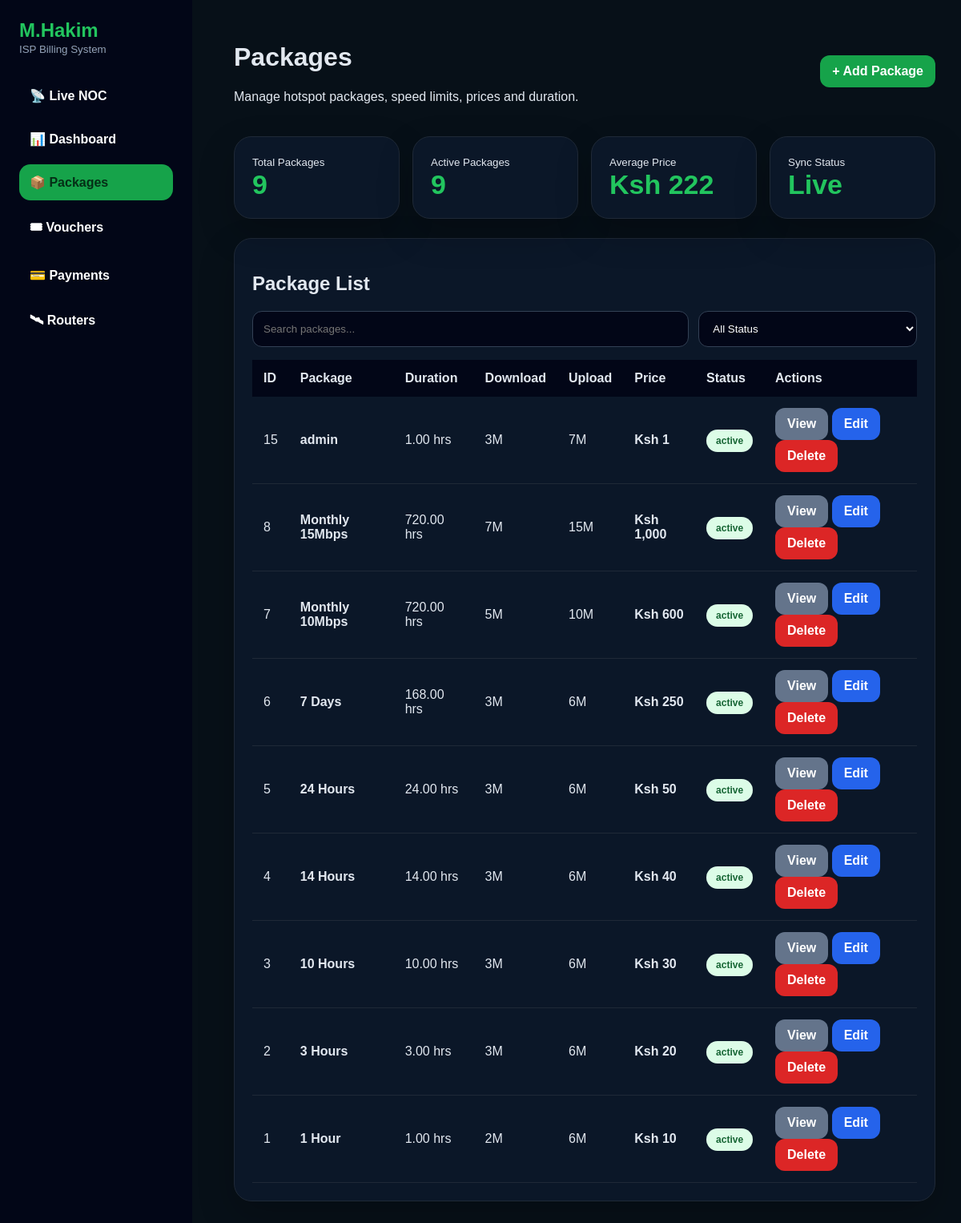
The page /packages.php on the database its author committed.
### tables this page shows
CREATE TABLE `packages` (
  `id` int NOT NULL AUTO_INCREMENT,
  `name` varchar(100) NOT NULL,
  `duration_hours` decimal(10,2) NOT NULL,
  `speed_down` varchar(20) NOT NULL,
  `speed_up` varchar(20) NOT NULL,
  `price` decimal(10,2) NOT NULL,
  `status` enum('active','inactive') DEFAULT 'active',
  `created_at` timestamp NULL DEFAULT CURRENT_TIMESTAMP,
  `company_id` int DEFAULT NULL,
  PRIMARY KEY (`id`)
);

### packages.php (the view, shortened to what this page needs)
<?php
require_once __DIR__ . "/config/database.php";
$packages=$pdo->query("SELECT * FROM packages ORDER BY id DESC")->fetchAll(PDO::FETCH_ASSOC);
$total=count($packages);
$active=count(array_filter($packages,fn($p)=>$p["status"]==="active"));
$avgPrice=$total ? array_sum(array_column($packages,"price"))/$total : 0;
?>
<!DOCTYPE html>
<html>
<head>
</head>
<body>
<div class="sidebar">
<h2>M.Hakim</h2>
<small>ISP Billing System</small><br><br>
<a href="noc_final_clean.php">📡 Live NOC</a>
<a href="dashboard.php">📊 Dashboard</a>
<a class="active" href="packages.php">📦 Packages</a>
<a href="smart_vouchers.php">🎟 Vouchers</a>
<a href="payments.php">💳 Payments</a>
<a href="routers.php">🛰 Routers</a>
</div>
<div class="main">
<div class="top">
<div>
<h1>Packages</h1>
<p>Manage hotspot packages, speed limits, prices and duration.</p>
</div>
<a class="btn green" href="packages.php?add=1">+ Add Package</a>
</div>
<div class="stats">
<div class="card"><small>Total Packages</small><div class="big"><?php echo $total; ?></div></div>
<div class="card"><small>Active Packages</small><div class="big"><?php echo $active; ?></div></div>
<div class="card"><small>Average Price</small><div class="big">Ksh <?php echo number_format($avgPrice); ?></div></div>
<div class="card"><small>Sync Status</small><div class="big">Live</div></div>
</div>
<div class="card">
<h2>Package List</h2>
<div class="filters">
<input id="search" placeholder="Search packages...">
<select id="status">
<option value="">All Status</option>
</select>
</div>
<table id="tbl">
<tr><th>ID</th><th>Package</th><th>Duration</th><th>Download</th><th>Upload</th><th>Price</th><th>Status</th><th>Actions</th></tr>
<?php foreach($packages as $p): ?>
<tr data-status="<?php echo htmlspecialchars($p["status"]); ?>">
<td><?php echo (int)$p["id"]; ?></td>
<td><b><?php echo htmlspecialchars($p["name"]); ?></b></td>
<td><?php echo htmlspecialchars($p["duration_hours"]); ?> hrs</td>
<td><?php echo htmlspecialchars($p["speed_down"]); ?></td>
<td><?php echo htmlspecialchars($p["speed_up"]); ?></td>
<td><b>Ksh <?php echo number_format((float)$p["price"]); ?></b></td>
<td><span class="badge"><?php echo htmlspecialchars($p["status"]); ?></span></td>
<td>
<a class="btn gray" href="packages.php?view=<?php echo (int)$p["id"]; ?>">View</a>
<a class="btn blue" href="packages.php?edit=<?php echo (int)$p["id"]; ?>">Edit</a>
<a class="btn red" onclick="return confirm('Delete package?')" href="packages.php?delete=<?php echo (int)$p["id"]; ?>">Delete</a>
</td>
</tr>
<?php endforeach; ?>
</table>
</div>
</div>
</body>
</html>

### packages.php (style rules this page uses)
* { box-sizing:border-box }
body { margin:0;font-family:Arial;background:#071018;color:#e2e8f0 }
.sidebar { position:fixed;left:0;top:0;bottom:0;width:240px;background:#020617;padding:24px }
.sidebar h2 { color:#22c55e;margin:0 }
.sidebar small { color:#94a3b8 }
.sidebar a { display:block;color:white;text-decoration:none;padding:13px;border-radius:14px;margin:9px 0;font-weight:800 }
.sidebar a.active,.sidebar a:hover { background:#16a34a;color:#052e16 }
.main { margin-left:260px;padding:32px }
.top { display:flex;justify-content:space-between;align-items:center;position:relative;z-index:5 }
.btn { border:0;padding:11px 15px;border-radius:12px;font-weight:900;text-decoration:none;display:inline-flex;align-items:center;justify-content:center;cursor:pointer;position:relative;z-index:20;pointer-events:auto }
.green { background:#16a34a;color:white;transition:.25s }
.blue { background:#2563eb;color:white }
.red { background:#dc2626;color:white }
.gray { background:#64748b;color:white }
.stats { display:grid;grid-template-columns:repeat(4,1fr);gap:16px;margin:24px 0 }
.card { background:#0b1728;border:1px solid #1f2937;border-radius:22px;padding:22px;box-shadow:0 18px 45px rgba(0,0,0,.22) }
.big { font-size:34px;color:#22c55e;font-weight:900 }
input,select { width:100%;padding:13px;border-radius:12px;border:1px solid #334155;background:#020617;color:white }
.filters { display:grid;grid-template-columns:2fr 1fr;gap:12px;margin:16px 0 }
table { width:100%;border-collapse:collapse }
th { background:#020617;text-align:left;padding:14px }
td { padding:14px;border-bottom:1px solid #1f2937 }
.badge { padding:7px 12px;border-radius:999px;font-weight:900;font-size:12px;background:#dcfce7;color:#166534 }

### rows shown on the page
packages: id "15", name "admin", duration_hours "1.00", speed_down "3M", speed_up "7M", price "1", status "active"
packages: id "8", name "Monthly 15Mbps", duration_hours "720.00", speed_down "7M", speed_up "15M", price "1,000", status "active"
packages: id "7", name "Monthly 10Mbps", duration_hours "720.00", speed_down "5M", speed_up "10M", price "600", status "active"
packages: id "6", name "7 Days", duration_hours "168.00", speed_down "3M", speed_up "6M", price "250", status "active"
packages: id "5", name "24 Hours", duration_hours "24.00", speed_down "3M", speed_up "6M", price "50", status "active"
packages: id "4", name "14 Hours", duration_hours "14.00", speed_down "3M", speed_up "6M", price "40", status "active"
packages: id "3", name "10 Hours", duration_hours "10.00", speed_down "3M", speed_up "6M", price "30", status "active"
packages: id "2", name "3 Hours", duration_hours "3.00", speed_down "3M", speed_up "6M", price "20", status "active"
packages: id "1", name "1 Hour", duration_hours "1.00", speed_down "2M", speed_up "6M", price "10", status "active"

### other values the page prints
$total "9"
$active "9"
$avgPrice "222"
